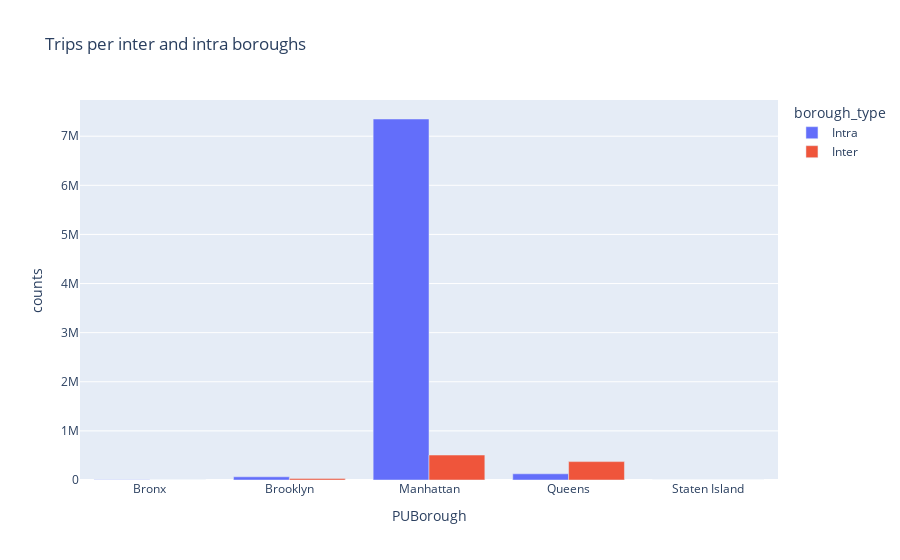

The notebook cell saved with this chart:
### Code cell
fig = px.bar(df_data_zone, x=df_data_zone.index, y='counts',
                    color='borough_type', barmode='group',
                    title='Trips per inter and intra boroughs')
fig.show()

### Figure 1 — Plotly figure (JSON) as saved in the notebook; plotly's stock layout.template omitted (floating-point values rounded to 4 significant figures)
{"data": [{"alignmentgroup": "True", "hovertemplate": "borough_type=Intra<br>PUBorough=%{x}<br>counts=%{y}<extra></extra>", "legendgroup": "Intra", "marker": {"color": "#636efa", "pattern": {"shape": ""}}, "name": "Intra", "offsetgroup": "Intra", "orientation": "v", "showlegend": true, "textposition": "auto", "type": "bar", "x": ["Bronx", "Brooklyn", "Manhattan", "Queens", "Staten Island"], "xaxis": "x", "y": [4346, 65032, 7350006, 126258, 88], "yaxis": "y"}, {"alignmentgroup": "True", "hovertemplate": "borough_type=Inter<br>PUBorough=%{x}<br>counts=%{y}<extra></extra>", "legendgroup": "Inter", "marker": {"color": "#EF553B", "pattern": {"shape": ""}}, "name": "Inter", "offsetgroup": "Inter", "orientation": "v", "showlegend": true, "textposition": "auto", "type": "bar", "x": ["Bronx", "Brooklyn", "Manhattan", "Queens", "Staten Island"], "xaxis": "x", "y": [2134, 32272, 508155, 374323, 15], "yaxis": "y"}], "layout": {"barmode": "group", "legend": {"title": {"text": "borough_type"}, "tracegroupgap": 0}, "title": {"text": "Trips per inter and intra boroughs"}, "xaxis": {"anchor": "y", "domain": [0, 1], "title": {"text": "PUBorough"}}, "yaxis": {"anchor": "x", "domain": [0, 1], "title": {"text": "counts"}}}}
